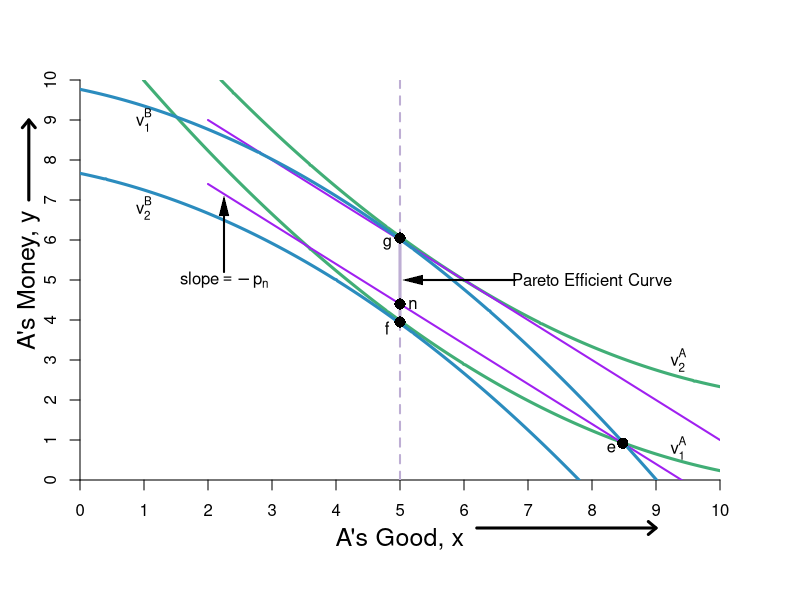

Recreate this plot in R. (Note: this script raises an error after producing the figure.)
require(shape)
pdf(file = "what_can_markets_do/edgeworthbox_qql.pdf", width = 9, height = 7)

#Set parameters for graphics
axislabelsize <- 1.5
labelsize <- 1.2
graphlinewidth <- 3
segmentlinewidth <- 2

COL <- c("#7fc97f", "#beaed4", "#fdc086", "#ffff99", "#386cb0", "#f0027f", "#bf5b17", "#666666")
COLA <- c("#99d8c9","#66c2a4","#41ae76", "#238b45", "#005824")
COLB <- c("#4eb3d3", "#2b8cbe", "#0868ac","#084081")

par(mar =  c(6, 4, 4, 4))

uA <- function(x, y, rmax = 2, xmax = 12) {
  y + rmax*x - (1/2)*(rmax/xmax)*x^2
}

indiffA <- function(x, utility = 11, rmax = 2, xmax = 12) {
  utility - rmax*x + (1/2)*(rmax/xmax)*x^2
}

uB <- function(x, y, rmax = 2, xmax = 12) {
  (10 - y) + rmax*(10 - x) - (1/2)*(rmax/xmax)*(10 - x)^2
}

indiffB <- function(x, utility = 11, rmax = 2, xmax = 10) {
  utility - rmax*(10 - x) + (1/2)*(rmax/xmax)*(10 - x)^2
}

WalrasP <- function(x, intercept = 9) {
  intercept - x
}

xlims <- c(0, 10)
ylims <- c(0, 10)

npts <- 501 
x <- seq(xlims[1], xlims[2], length.out = npts)
y <- seq(ylims[1], ylims[2], length.out = npts) 
a <- c(11.9, 14)
b <- c(11.9, 14)

#B's value when at A's bliss point
#0.35*log(5.88) + 0.35*log(8.88) + 0.5*log(10 - 5.88) + 0.5*log(15 - 8.88) 

#B's bliss point x = 4.11765; y = 6.17647
#A's value when at A's bliss point
#0.5*log(4.11765) + 0.5*log(6.17647) + 0.35*log(10 - 4.11765) + 0.35*log(15 - 6.17647) 


plot(0, 0, xlim = xlims, ylim = ylims, type = "n",
     xlab = expression(paste("")),
     ylab = expression(paste("")), 
     xaxt = "n", 
     yaxt = "n", 
     cex.lab = axislabelsize, 
     bty = "n",
     xaxs="i", 
     yaxs="i")

ticksy <- seq(from = 0, to = 10, by = 1)
ylabels <- seq(from = 0, to = 10, by = 1)
ticksx <- seq(from = 0, to = 10, by = 1)
xlabels <- seq(from = 0, to = 10, by = 1)
axis(1, at = ticksx, pos = 0, labels = xlabels)
axis(2, at = ticksy, pos = 0, labels = ylabels, las = 0)

contour(x, y, 
        outer(x, y, uA),
        drawlabels = FALSE,
        col = COLA[3],
        lwd = graphlinewidth,
        levels = a, 
        xaxs="i", 
        yaxs="i", 
        add = TRUE) 

mtext("A's Good, x", side=1, line = 2.5, cex = axislabelsize)
text(-0.8, 0.5*ylims[2], expression(paste("A's Money, y")), xpd = TRUE, cex = axislabelsize, srt = 90) 

xx1 <- seq(xlims[1], xlims[2], length.out = npts)

#Add arrows:
arrows(-0.8, 7, -0.8, 9, xpd = TRUE, length = 0.1, angle = 40, lwd = 3)
arrows(6.2, -1.2, 9, -1.2, xpd = TRUE, length = 0.1, angle = 40, lwd = 3)

xx2 <- seq(2, 10, length.out = npts)
lines(xx2, WalrasP(xx2, intercept = 11), col = "purple", lwd = segmentlinewidth)
lines(xx2, WalrasP(xx2, intercept = 9.4), col = "purple", lwd = segmentlinewidth, lty = 1)

contour(x, y, 
        outer(x, y, uB),
        drawlabels = FALSE,
        col = COLB[2],
        lwd = graphlinewidth,
        levels = b, 
        add = TRUE
) 

segments(5, 3.95, 5, 6.05, lty = 1, col = COL[2] , lwd = graphlinewidth)
segments(5, 0, 5, 3.95, col = COL[2] , lwd = segmentlinewidth, lty = 2)
segments(5, 6.05, 5, 10, col = COL[2] , lwd = segmentlinewidth, lty = 2)

#segments(0, 4.4, 10, 4.4, col = COL[2] , lwd = segmentlinewidth, lty = 2)


#Label the PEC
text(8, 5, expression("Pareto Efficient Curve"))
Arrows(6.8, 5, 5.2, 5, col = "black", lty = 1, lwd = 2, arr.type = "triangle", arr.lwd = 0.5)

#Label the walrasian P

Arrows(2.25, 5.2, 2.25, 6.85, col = "black", lty = 1, lwd = 2, arr.type = "triangle", arr.lwd = 0.5)
text(2.25, 5, expression(slope == -p[n] ))

#Label the iso-welfare functions for the HG, Aisha
text(9.35, 0.8, expression(v[1]^A))
text(9.35, 3, expression(v[2]^A))

#Label the indifference curves for the HG, Betty
text(1, 9, expression(v[1]^B))
text(1, 6.8, expression(v[2]^B))
#text(2.6, 8.1, expression(v[3]^B))
#text(3.4, 6.9, expression(v[4]^B))

#Label point i. 
points(5, 3.95, pch = 16, col = "black", cex = 1.5)
text(4.8, 3.8, expression(paste(f)))

points(5, 4.4, pch = 16, col = "black", cex = 1.5)
text(5.2, 4.4, expression(paste(n)))


points(5, 6.05, pch = 16, col = "black", cex = 1.5)
text(4.8, 5.9, expression(paste(g)))

#Initial Allocations
points(x = 8.48, y = 0.92, pch = 16, col = "black", cex = 1.5)
text(8.3, 0.8, expression(paste(e)))

# points(x = 8.5, y = 2.5, pch = 16, col = "black", cex = 1.5)
# text(8.3, 2.3, expression(paste(z)))

#Pareto-improving lens
# xpoly1 <- seq(from = 1, to = 9, length.out = 500)
# ypoly1 <- indiffA(xpoly1)
# ypoly2 <- WalrasP(xpoly1, intercept = 10)
# polygon(x = c(xpoly1, rev(xpoly1)), y = c(ypoly1, rev(ypoly2)), col = COL[4], density = NULL, border = NA)


#Braces for labels
brackets(x1 = 8.9, y1 = -0.3, x2 = 5, y2 = -0.3,  
         ticks = 0.5, curvature = 0.5, type = 1, 
         col = "black", lwd = 2, lty = 1, xpd = TRUE)
text(7, -1, expression(paste("Quantity of the good, x")), xpd = TRUE)
text(7, -1.4, expression(paste("A sells to B")), xpd = TRUE)

brackets(x1 = 10.2, y1 = 5, x2 = 10.2, y2 = 1.1,  
         ticks = 0.5, curvature = 0.5, type = 1, 
         col = "black", lwd = 2, lty = 1, xpd = TRUE)
text(11.2, 3, expression(paste("Quantity of money, y")), xpd = TRUE, srt = 270)
text(10.9, 3, expression(paste("B pays A")), xpd = TRUE, srt = 270)



par(new = TRUE)

#Use the same x and ylims as previously, but with locations switched
xlims2 <- c(10, 0)
ylims2 <- c(10, 0)

#Leave the ylab and xlab blank to ensure no axes titles
plot(0, 0, xlim = xlims2, ylim = ylims2, type = "n",
     xlab = expression(paste("")),
     ylab = expression(paste("")),
     xaxt = "n", 
     yaxt = "n", 
     cex.lab = 1.3, 
     bty = "n",
     xaxs="i", 
     yaxs="i")

#Set up axes at sides 3 and 4 (top and right)
axis(side = 3, at = ticksx, pos = 0, labels = xlabels)
axis(side = 4, at = ticksy, pos = 0, labels = ylabels, las = 0)
mtext("B's Good, x", side=3, line = 2.5, cex = axislabelsize)
text(-0.8, 0.5*ylims[2], expression(paste("B's Money, y")), xpd = TRUE, cex = axislabelsize, srt = 270) 

#Add arrows:
arrows(-0.8, 7, -0.8, 9, xpd = TRUE, length = 0.1, angle = 40, lwd = 3)
arrows(6.2, -1.2, 9, -1.2, xpd = TRUE, length = 0.1, angle = 40, lwd = 3)


#Customize ticks and labels for the plot
#ticksy <- seq(from = 0, to = 15, by = 1)
#ylabels <- seq(from = 0, to = 15, by = 1)
#ticksx <- seq(from = 0, to = 10, by = 1)
#xlabels <- seq(from = 0, to = 10, by = 1)
#axis(1, at = ticksx, pos = 0, labels = xlabels)
#axis(2, at = ticksy, pos = 0, labels = ylabels, las = 0)

dev.off()
